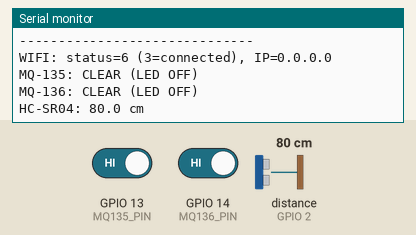
This sketch was run on a simulated ESP32. Parts: the last lines printed to the serial monitor. Wiring (inferred from the names in the program): ultrasonic range finder: trigger GPIO 15; echo GPIO 2. The test bench sets the inputs (shaded band); at power-on: GPIO 13 (MQ135_PIN) HIGH, distance to the obstacle (sensor on GPIO 2) 80 cm, GPIO 14 (MQ136_PIN) HIGH. The echo pulse lasts 58.3 µs per cm; WiFi joins after 1.5 s; servers stay silent unless stated; uploads are accepted with an empty reply.

Above: at 3.2 s.
3.3 s: GPIO 13 (MQ135_PIN) driven LOW
5.0 s: distance to the obstacle (sensor on GPIO 2) set to 2 cm
At 5.7 s:
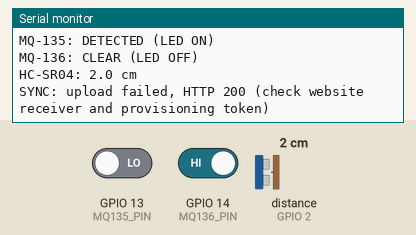
6.7 s: GPIO 14 (MQ136_PIN) driven LOW
8.2 s: distance to the obstacle (sensor on GPIO 2) set to 4 cm
At 9.8 s:
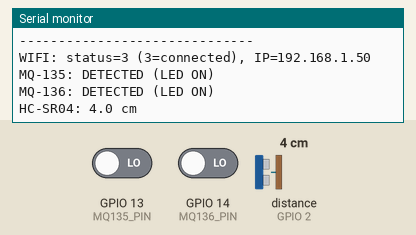
Timing chart, 0 to 10.7 s (numbered marks = the images above; inputs shaded):
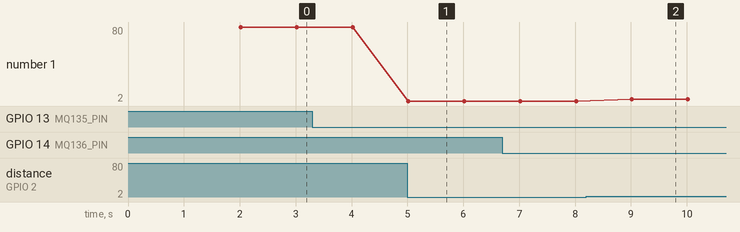

Measured:
- after the input at 5.0 s, the serial monitor: prints a new line at once (image 1)
- after the input at 8.2 s, the serial monitor: prints a new line after 0.82 s (image 2)

The sketch:

littersense-camera.ino
```cpp
#include <Arduino.h>
#include <WiFi.h>
#include <WebServer.h>
#include <HTTPClient.h>
#include "sensor_sync_config.h"

const char* WIFI_SSID = "LitterSense";
const char* WIFI_PASSWORD = "1234567889";
WebServer server(80);
String sensorJson = "{}";
unsigned long lastSampleMs = 0;
bool wasConnected = false;

// MQ sensor pins
constexpr int MQ135_PIN = 13;
constexpr int MQ136_PIN = 14;

// HC-SR04 pins
constexpr int TRIG_PIN = 15;
constexpr int ECHO_PIN = 2;

void syncSensorReadings() {
    static uint32_t lastAttempt = 0;
    static uint32_t lastReconnect = 0;
    const uint32_t now = millis();
    if (now - lastAttempt < 5000) return;
    lastAttempt = now;
    if (WiFi.status() != WL_CONNECTED) {
        Serial.println("SYNC: waiting for LitterSense Wi-Fi");
        if (now - lastReconnect >= 30000) {
            lastReconnect = now;
            WiFi.reconnect();
        }
        return;
    }
    if (!strlen(SENSOR_CONFIG_TOKEN) || strncmp(SENSOR_SYNC_URL, "http://", 7) != 0) {
        Serial.println("SYNC: configure the local HTTP website URL and provisioning token in sensor_sync_config.h");
        return;
    }
    // ponytail: bounded synchronous upload; use a worker if sub-second sampling is needed.
    WiFiClient client;
    HTTPClient http;
    http.setConnectTimeout(2000);
    http.setTimeout(3000);
    if (!http.begin(client, SENSOR_SYNC_URL)) {
        Serial.println("SYNC: invalid website URL");
        return;
    }
    const char* headers[] = {"x-litersense-ack"};
    http.collectHeaders(headers, 1);
    http.addHeader("Content-Type", "application/json");
    http.addHeader("x-device-config-token", SENSOR_CONFIG_TOKEN);
    const int code = http.POST(sensorJson);
    if (code == 200 && http.header(headers[0]) == "gas-ultrasonic") {
        Serial.println("SYNC: gas/ultrasonic readings saved (HTTP 200)");
    } else {
        Serial.printf("SYNC: upload failed, HTTP %d %s\n", code,
            code < 0 ? HTTPClient::errorToString(code).c_str() : "(check website receiver and provisioning token)");
    }
    http.end();
}

void setup() {
    Serial.begin(115200);

    // MQ digital outputs
    pinMode(MQ135_PIN, INPUT);
    pinMode(MQ136_PIN, INPUT);

    // Ultrasonic sensor
    pinMode(TRIG_PIN, OUTPUT);
    pinMode(ECHO_PIN, INPUT);
    digitalWrite(TRIG_PIN, LOW);

    delay(2000);
    Serial.println("\n=== THREE-SENSOR TEST STARTED ===");
    WiFi.mode(WIFI_STA);
    WiFi.setAutoReconnect(true);
    WiFi.setSleep(false);
    Serial.printf("WIFI: connecting to %s\n", WIFI_SSID);
    Serial.printf("SYNC: website endpoint %s\n", SENSOR_SYNC_URL);
    WiFi.begin(WIFI_SSID, WIFI_PASSWORD);
    server.on("/sensors", HTTP_GET, []() {
        server.sendHeader("Cache-Control", "no-store");
        server.send(200, "application/json", sensorJson);
    });
    server.begin();
}

void loop() {
    server.handleClient();
    bool connected = WiFi.status() == WL_CONNECTED;
    if (connected && !wasConnected) {
        Serial.print("Sensor URL: http://");
        Serial.print(WiFi.localIP());
        Serial.println("/sensors");
        Serial.printf("WIFI: gateway %s, signal %d dBm\n",
            WiFi.gatewayIP().toString().c_str(), WiFi.RSSI());
        Serial.print("Sensor board MAC: ");
        Serial.println(WiFi.macAddress());
    }
    wasConnected = connected;
    if (lastSampleMs != 0 && millis() - lastSampleMs < 1000) return;
    lastSampleMs = millis();
    // MQ modules are active LOW:
    // LOW = LED on / threshold detected
    // HIGH = LED off / clear
    bool mq135Detected = digitalRead(MQ135_PIN) == LOW;
    bool mq136Detected = digitalRead(MQ136_PIN) == LOW;

    // Send a 10-microsecond trigger pulse
    digitalWrite(TRIG_PIN, LOW);
    delayMicroseconds(2);

    digitalWrite(TRIG_PIN, HIGH);
    delayMicroseconds(10);

    digitalWrite(TRIG_PIN, LOW);

    // Wait for the Echo pulse, with a 30 ms timeout
    unsigned long duration = pulseIn(ECHO_PIN, HIGH, 30000);

    sensorJson = "{\"source\":\"gas-ultrasonic\",\"mq135\":\"";
    sensorJson += mq135Detected ? "Gas Detected" : "Clear";
    sensorJson += "\",\"mq136\":\"";
    sensorJson += mq136Detected ? "Gas Detected" : "Clear";
    sensorJson += "\",\"mq135Raw\":";
    sensorJson += mq135Detected ? "0" : "1";
    sensorJson += ",\"mq136Raw\":";
    sensorJson += mq136Detected ? "0" : "1";
    sensorJson += ",\"distanceCm\":";
    sensorJson += duration == 0 ? String("null") : String(duration * 0.0343f / 2.0f, 1);
    sensorJson += "}";

    Serial.println("\n------------------------------");
    Serial.printf("WIFI: status=%d (3=connected), IP=%s\n",
        int(WiFi.status()), WiFi.localIP().toString().c_str());

    Serial.print("MQ-135: ");
    Serial.println(
        mq135Detected
            ? "DETECTED (LED ON)"
            : "CLEAR (LED OFF)"
    );

    Serial.print("MQ-136: ");
    Serial.println(
        mq136Detected
            ? "DETECTED (LED ON)"
            : "CLEAR (LED OFF)"
    );

    Serial.print("HC-SR04: ");

    if (duration == 0) {
        Serial.println("NO ECHO");
    } else {
        float distanceCm = duration * 0.0343f / 2.0f;

        Serial.print(distanceCm, 1);
        Serial.println(" cm");
    }

    syncSensorReadings();
}
```

sensor_sync_config.h
```cpp
#pragma once

// Private local configuration. HTTP is for this trusted LAN only.
// Website PC address, not localhost and not the camera/sensor IP.
#define SENSOR_SYNC_URL "http://192.168.68.108:3000/api/sensors"
#define SENSOR_CONFIG_TOKEN "cfg_8aebbed921ef4e7a8e6befe9d5a3e919"
```
